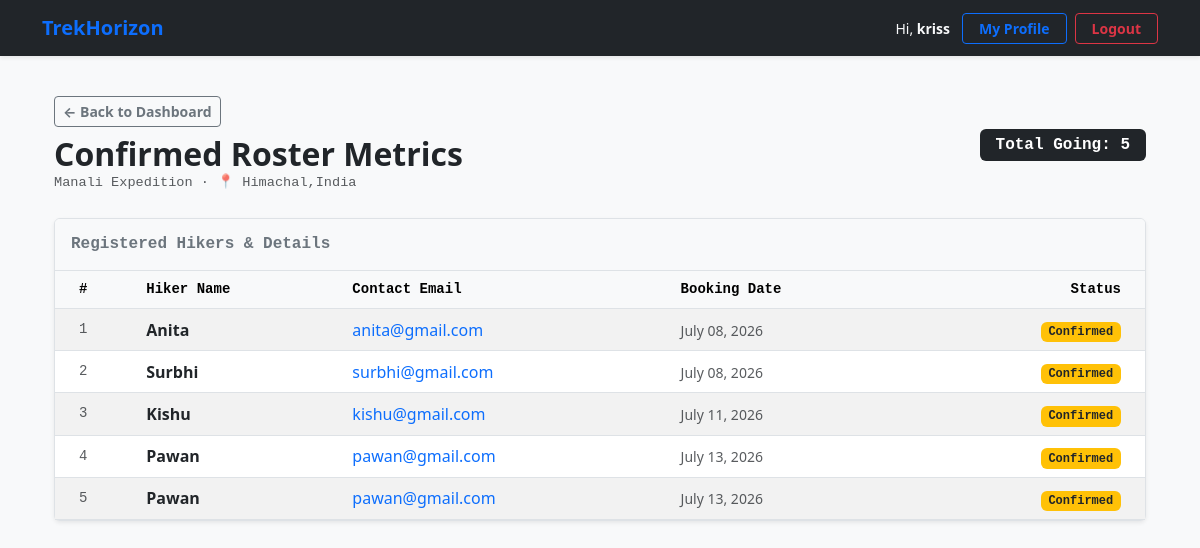
The app's page /staff/trek/3/roster (signed in), older data.
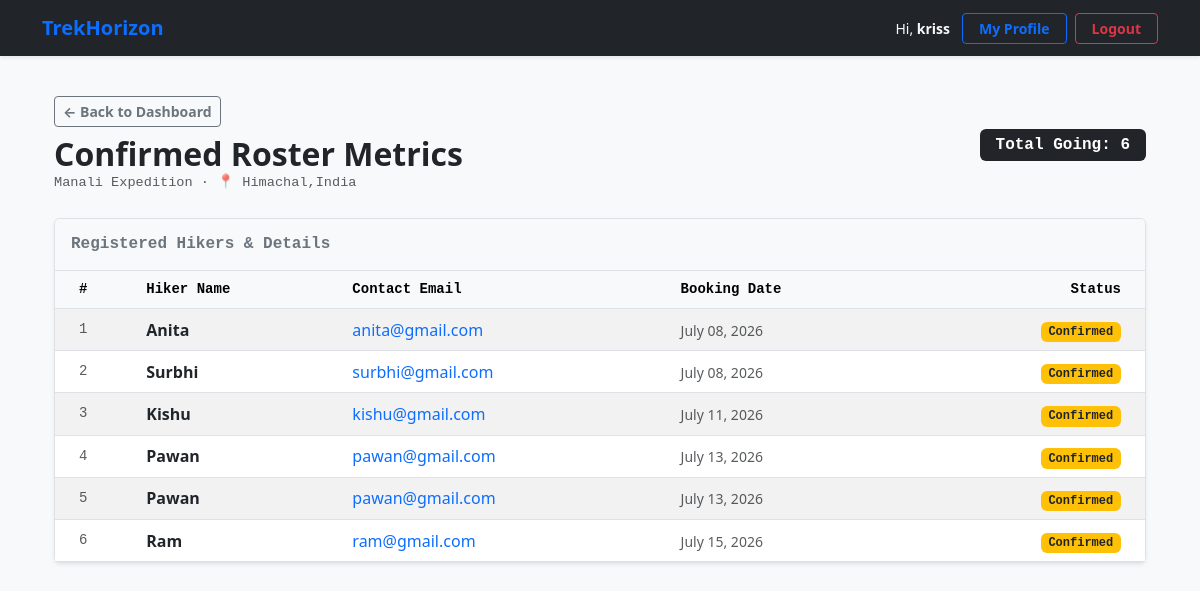
The same page, newer data.
### models.py (models this page shows)
class Booking(db.Model):
    booking_id = db.Column(db.Integer, primary_key=True, autoincrement=True)
    user_id = db.Column(db.Integer, db.ForeignKey('user.user_id'), nullable=False)
    trek_id = db.Column(db.Integer, db.ForeignKey('trek.trek_id'), nullable=False)
    booking_date = db.Column(db.DateTime, default=datetime.utcnow)
    status = db.Column(db.Enum('Confirmed', 'Cancelled', 'Completed', name='booking_status'), nullable=False, default='Confirmed')

class User(db.Model):
    user_id = db.Column(db.Integer, primary_key=True, autoincrement=True)
    name = db.Column(db.String(100), nullable=False)
    email = db.Column(db.String(100), nullable=False, unique=True)
    password = db.Column(db.String(255), nullable=False)
    phone = db.Column(db.String(20), nullable=True)
    role = db.Column(db.Enum('Admin', 'Staff', 'Trekker', name='user_roles'), nullable=False)
    status = db.Column(db.String(20), nullable=False, default='Approved')
    created_at = db.Column(db.DateTime, default=datetime.utcnow)
    managed_treks = db.relationship('Trek', backref='assigned_staff', lazy=True)
    bookings = db.relationship('Booking', backref='trekker', lazy=True)

### routes/staff.py (the view)
@app.route('/staff/trek/<int:trek_id>/roster')
def view_roster(trek_id):
    if not check_staff():
        return "Access Forbidden",403
    trek = Trek.query.get_or_404(trek_id)
    bookings = Booking.query.filter_by(trek_id=trek_id).all()
    return render_template('roster.html', trek=trek , bookings=bookings)

### routes/staff.py (called while the page is built)
def check_staff():
    return 'user_id' in session and session.get('user_role') == 'Staff'

### templates/roster.html (shortened to what this page needs)
{% extends 'base.html' %}
{% block content %}
<div class="container mt-3">
    <div class="d-flex align-items-center justify-content-between mb-4">
        <div>
            <a href="/dashboard" class="btn btn-sm btn-outline-secondary mb-2 fw-bold">
                ← Back to Dashboard
            </a>
            <h2 class="text-dark fw-bold mb-0"> Confirmed Roster Metrics</h2>
            <p class="text-muted mb-0 font-monospace fs-7">{{ trek.trek_name }} · 📍 {{ trek.location }}</p>
        </div>
        <div>
            <span class="badge bg-dark fs-6 font-monospace py-2 px-3">
                Total Going: {{ bookings|length }}
            </span>
        </div>
    </div>
    <div class="card border shadow-sm">
        <div class="card-header bg-light border-bottom py-3">
            <h5 class="card-title mb-0 fs-6 font-monospace fw-bold text-secondary">Registered Hikers & Details</h5>
        </div>
        <div class="card-body p-0">
            <div class="table-responsive">
                <table class="table table-hover table-striped mb-0 align-middle">
                    <thead class="table-light border-bottom text-secondary font-monospace small">
                        <tr>
                            <th scope="col" class="ps-4">#</th>
                            <th scope="col">Hiker Name</th>
                            <th scope="col">Contact Email</th>
                            <th scope="col">Booking Date</th>
                            <th scope="col" class="pe-4 text-end">Status</th>
                        </tr>
                    </thead>
                    <tbody class="border-top-0">
                        {% if bookings %}
                            {% for booking in bookings %}
                            <tr>
                                <td class="ps-4 text-muted font-monospace small">{{ loop.index }}</td>
                                <td><strong>{{ booking.trekker.name }}</strong></td>
                                <td>
                                    <a href="mailto:{{ booking.trekker.email }}" class="text-decoration-none text-primary">
                                        {{ booking.trekker.email }}
                                    </a>
                                </td>
                                <td>
                                    <small class="text-muted">
                                        {{ booking.booking_date.strftime('%B %d, %Y') if booking.booking_date else 'N/A' }}
                                    </small>
                                </td>
                                <td class="pe-4 text-end">
                                    <span class="badge {% if booking.status == 'Booked' %}bg-success{% else %}bg-warning text-dark{% endif %} font-monospace">
                                        {{ booking.status }}
                                    </span>
                                </td>
                            </tr>
                            {% endfor %}
                        {% endif %}
                    </tbody>
                </table>
            </div>
        </div>
    </div>
</div>
{% endblock %}

Row changes from the older to the newer data that the page shows:
added Booking: trekker.name "Ram", trekker.email "ram@gmail.com", booking_date "July 15, 2026", status "Confirmed"
Text that changed along with them:
{{ bookings|length }}: "5" → "6"
